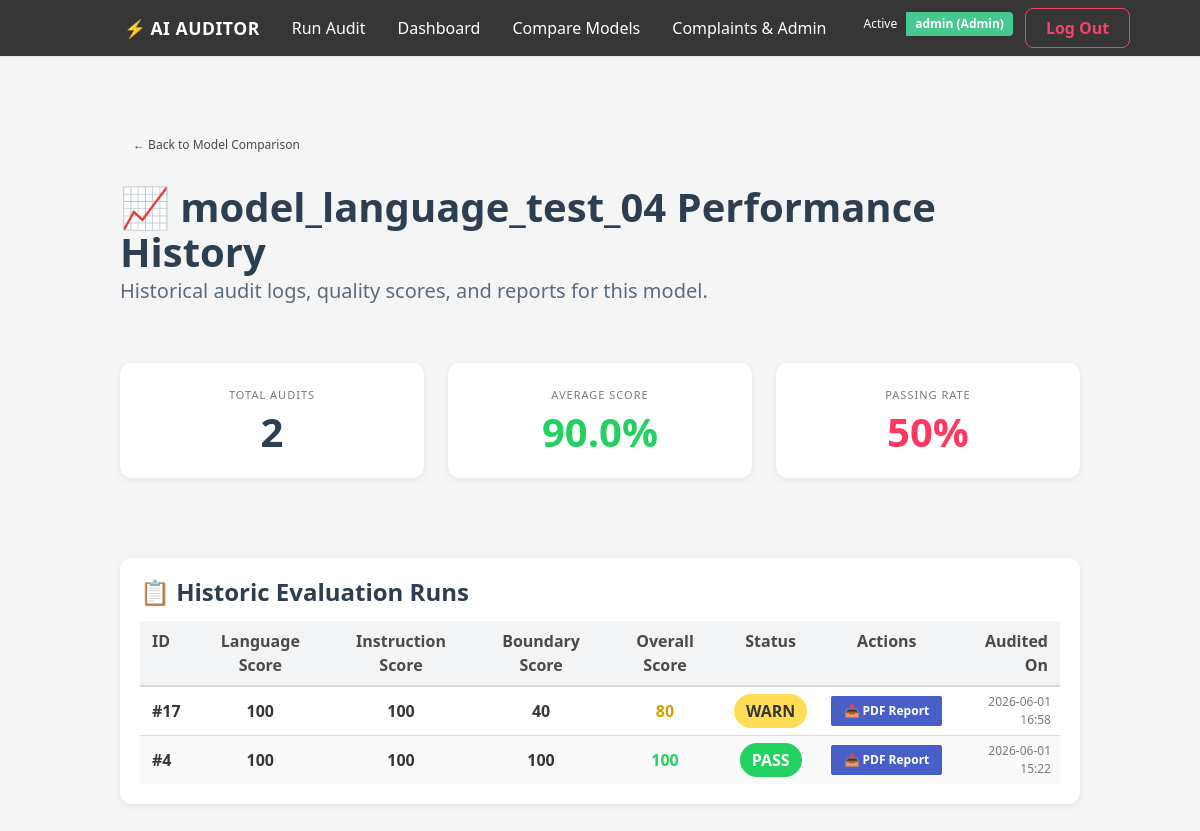
The page /model/model_language_test_04 (signed in) on the database its author committed.
### tables this page shows
CREATE TABLE audits (
        id INTEGER PRIMARY KEY AUTOINCREMENT,
        model_name TEXT,
        language_score INTEGER,
        instruction_score INTEGER,
        boundary_score INTEGER,
        overall_score INTEGER,
        status TEXT,
        created_at TEXT
    );

### app.py (the view)
@app.route("/model/<model_name>")
@login_required
def model_history(model_name):
    audits = get_audits_by_model(model_name)
    total = len(audits)
    if total > 0:
        avg_score = sum(a[5] for a in audits) / total
        passes = sum(1 for a in audits if a[6] == 'PASS')
        pass_rate = int((passes / total) * 100)
    else:
        avg_score = 0
        pass_rate = 0
    stats = {
        "total": total,
        "avg_score": round(avg_score, 1),
        "pass_rate": pass_rate
    }
    return render_template(
        "model_history.html",
        model_name=model_name,
        audits=audits,
        stats=stats
    )

### app.py (called while the page is built)
def login_required(f):
    @wraps(f)
    def decorated_function(*args, **kwargs):
        if 'user' not in session:
            return redirect(url_for('login', next=request.url))
        return f(*args, **kwargs)
    return decorated_function

### audit_storage_db.py (called while the page is built)
def get_connection():
    return sqlite3.connect(DB_NAME)

def get_audits_by_model(model_name):
    conn = get_connection()
    cur = conn.cursor()
    cur.execute("SELECT * FROM audits WHERE model_name = ? ORDER BY id DESC", (model_name,))
    rows = cur.fetchall()
    conn.close()
    return rows

### templates/model_history.html
{% extends "base.html" %}
{% block content %}
<div class="main-container">
    <div class="mb-5">
        <a href="/compare" class="button is-light is-small">
            <span>← Back to Model Comparison</span>
        </a>
    </div>
    <div class="columns is-vcentered mb-6">
        <div class="column">
            <h1 class="title is-2">📈 {{ model_name }} Performance History</h1>
            <p class="subtitle is-5">Historical audit logs, quality scores, and reports for this model.</p>
        </div>
    </div>
    <div class="columns mb-6">
        <div class="column">
            <div class="audit-card has-text-centered py-5">
                <p class="heading has-text-grey font-weight-bold">Total Audits</p>
                <p class="title is-2 font-weight-bold" style="color: #2c3e50;">{{ stats.total }}</p>
            </div>
        </div>
        <div class="column">
            <div class="audit-card has-text-centered py-5">
                <p class="heading has-text-grey font-weight-bold">Average Score</p>
                <p class="title is-2 font-weight-bold" style="color: {% if stats.avg_score >= 90 %}#23d160{% elif stats.avg_score >= 70 %}#d1a100{% else %}#ff3860{% endif %};">
                    {{ stats.avg_score }}%
                </p>
            </div>
        </div>
        <div class="column">
            <div class="audit-card has-text-centered py-5">
                <p class="heading has-text-grey font-weight-bold">Passing Rate</p>
                <p class="title is-2 font-weight-bold" style="color: {% if stats.pass_rate >= 90 %}#23d160{% elif stats.pass_rate >= 70 %}#d1a100{% else %}#ff3860{% endif %};">
                    {{ stats.pass_rate }}%
                </p>
            </div>
        </div>
    </div>
    <div class="audit-card">
        <h2 class="title is-4 mb-4">📋 Historic Evaluation Runs</h2>
        <div class="table-container">
            <table class="table is-fullwidth is-striped is-hoverable">
                <thead>
                    <tr>
                        <th class="has-text-grey-dark">ID</th>
                        <th class="has-text-centered has-text-grey-dark">Language Score</th>
                        <th class="has-text-centered has-text-grey-dark">Instruction Score</th>
                        <th class="has-text-centered has-text-grey-dark">Boundary Score</th>
                        <th class="has-text-centered has-text-grey-dark">Overall Score</th>
                        <th class="has-text-centered has-text-grey-dark">Status</th>
                        <th class="has-text-centered has-text-grey-dark">Actions</th>
                        <th class="has-text-right has-text-grey-dark">Audited On</th>
                    </tr>
                </thead>
                <tbody>
                    {% for a in audits %}
                    <tr>
                        <td class="is-vcentered" style="font-weight: 700;">#{{ a[0] }}</td>
                        <td class="is-vcentered has-text-centered" style="font-weight: 600;">{{ a[2] }}</td>
                        <td class="is-vcentered has-text-centered" style="font-weight: 600;">{{ a[3] }}</td>
                        <td class="is-vcentered has-text-centered" style="font-weight: 600;">{{ a[4] }}</td>
                        <td class="is-vcentered has-text-centered" style="font-weight: 700;">
                            <span style="color: {% if a[5] >= 90 %}#23d160{% elif a[5] >= 70 %}#d1a100{% else %}#ff3860{% endif %};">
                                {{ a[5] }}
                            </span>
                        </td>
                        <td class="is-vcentered has-text-centered">
                            {% if a[6] == 'PASS' %}
                                <span class="status-pass" style="font-weight: 700;">PASS</span>
                            {% elif a[6] == 'WARNING' %}
                                <span class="status-warning" style="font-weight: 700;">WARN</span>
                            {% else %}
                                <span class="status-fail" style="font-weight: 700;">FAIL</span>
                            {% endif %}
                        </td>
                        <td class="is-vcentered has-text-centered">
                            <a href="/reports/audit_{{ model_name }}.pdf" class="button is-link is-small" download>
                                📥 PDF Report
                            </a>
                        </td>
                        <td class="is-vcentered has-text-right is-size-7 has-text-grey">{{ a[7][:16]|replace('T', ' ') }}</td>
                    </tr>
                    {% else %}
                    <tr>
                        <td colspan="8" class="has-text-centered py-6 has-text-grey">
                            No evaluations performed for this model yet.
                        </td>
                    </tr>
                    {% endfor %}
                </tbody>
            </table>
        </div>
    </div>
</div>
{% endblock %}

### static/style.css (style rules this page uses)
html, body { min-height: 100%; background: #f5f7fa; }
body { font-family: "Segoe UI", Tahoma, Geneva, Verdana, sans-serif; }
.main-container { padding-top: 25px; padding-bottom: 40px; }
.title { color: #2c3e50; }
.subtitle { color: #5c6b7a; }
.audit-card { background: white; border-radius: 12px; padding: 20px; margin-bottom: 20px; box-shadow: 0 2px 6px rgba(0,0,0,0.08); }
.table { background: white; }
.table th { background: #f3f4f6; }
.button { border-radius: 8px; }
.button.is-link { font-weight: 600; }
.status-pass { background: #23d160; color: white; padding: 6px 12px; border-radius: 20px; }
.status-warning { background: #ffdd57; color: #363636; padding: 6px 12px; border-radius: 20px; }

### rows shown on the page
audits: id "17", language_score "100", instruction_score "100", boundary_score "40", overall_score "80", status "WARN", created_at "2026-06-01 16:58"
audits: id "4", language_score "100", instruction_score "100", boundary_score "100", overall_score "100", status "PASS", created_at "2026-06-01 15:22"

### other values the page prints
{{ session.get('user') }} "admin"
{{ model_name }} "model_language_test_04"
{{ stats.total }} "2"
{{ stats.avg_score }} "90.0"
{{ stats.pass_rate }} "50"
